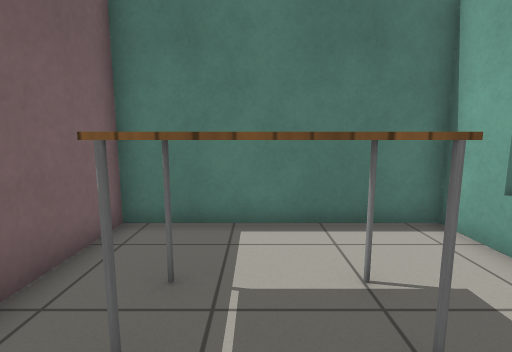
view 1 (above)

14 first-person views from a walk through a world built for the Gazebo simulator. The camera is 1 m above the floor, tilts 8° down and sees 85° across. The floor is counted in squares, 0.5 m on a side. Each view is taken from the middle of a square. On the plan, view 1 faces up. The plan holds only what a view shows up to about 16 squares ahead; the rest is blank. The robots in the file are not drawn. Simple patterns stand in for the simulator's built-in surfaces.

view 2
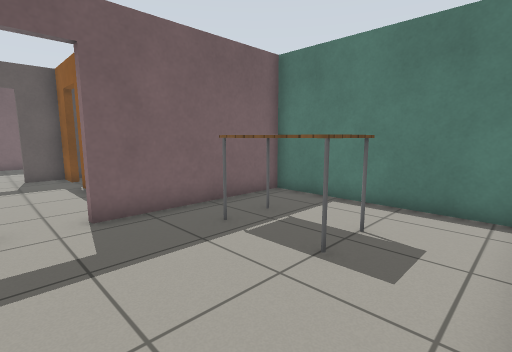

view 3
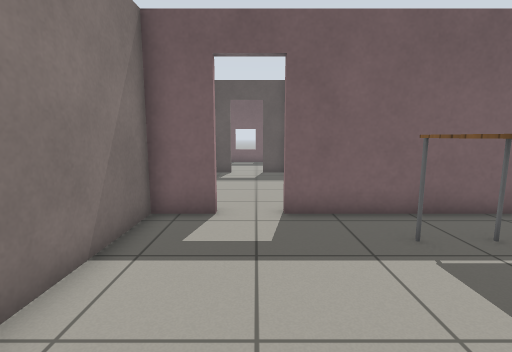

view 4
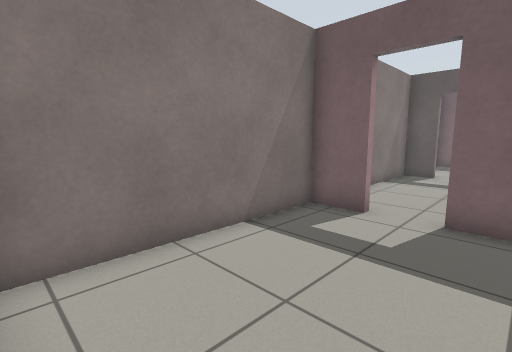

view 5
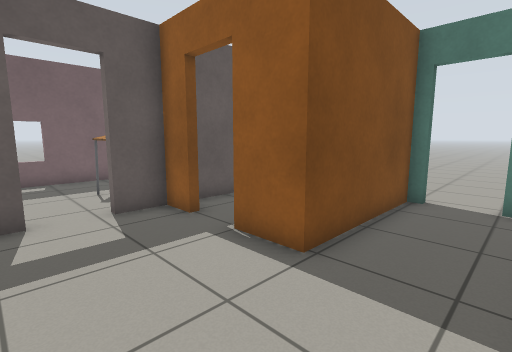

view 6
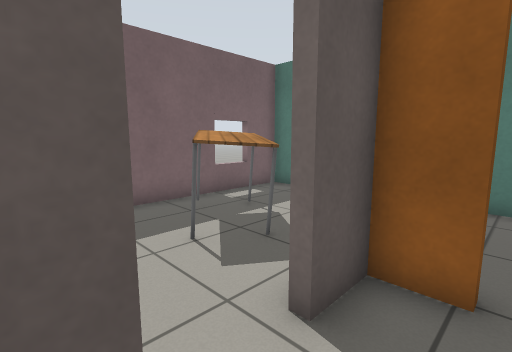

view 7
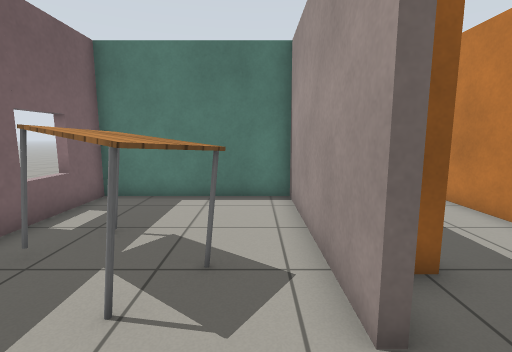

view 8
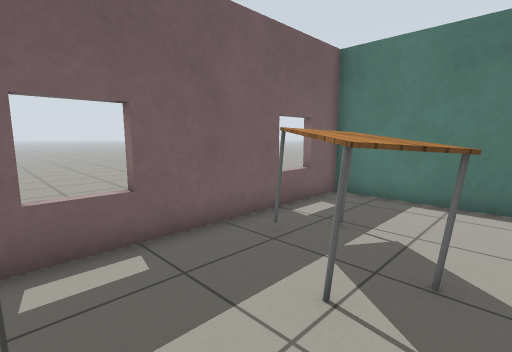

view 9
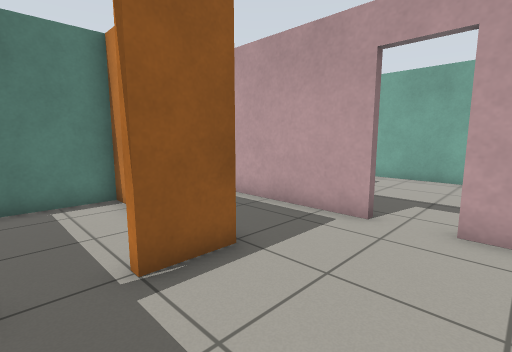

view 10
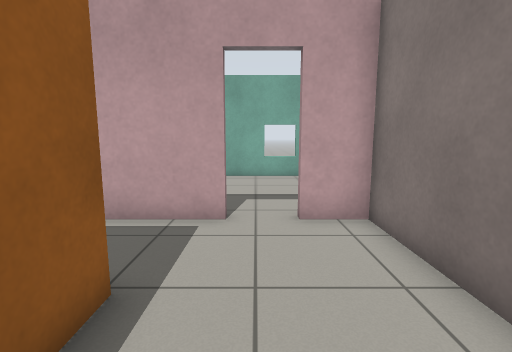

view 11
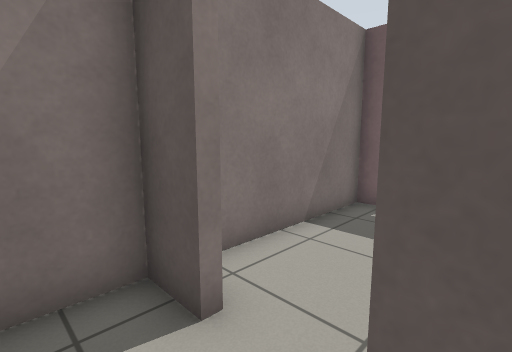

view 12
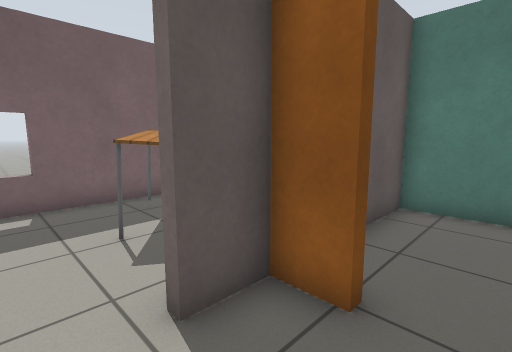

view 13
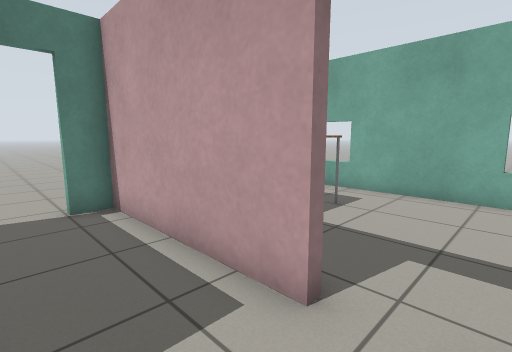

view 14
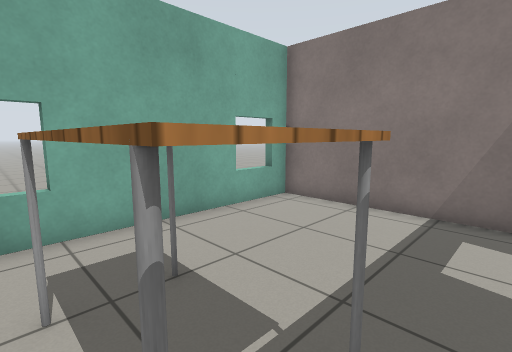

### Floor plan
Points are (right, up) in squares from view 1. A wall is a line through its corners. A room is listed if a view was taken in it or the views show most of it. See-through windows are left out.
Room 1 (views 1, 2, 3, 4, 14)
walls: (-3.1, -2) (-3.1, -3.7) (4.3, -3.7) (4.3, 6.3) (-3.1, 6.3) (-3.1, -0.3)
ways out: open door at (-3, -1.5) to room 2
objects: table (-1, 2) to (1, 3)
Room 2 (views 5, 6, 9, 10, 11, 12, 13)
walls: (-10.3, 0.9) (-11.6, 0.9) (-11.6, -0.6); (-3.4, -0.3) (-3.4, 6.3) (-4.5, 6.3); (-11.6, -2.4) (-11.6, -3.7) (-3.4, -3.7) (-3.4, -2); (-6.1, 6.3) (-6.7, 6.3) (-6.7, 0.9) (-8.5, 0.9)
ways out: open door at (-3, -1.5) to room 1; open door at (-12, -1.5) to room 3; open door at (-9.5, 1) to room 4; open door at (-5.3, 6.3)
Room 3 (views 7, 8)
walls: (-11.9, -0.6) (-11.9, 6.3) (-18.1, 6.3) (-18.1, -3.7) (-12.9, -3.7)
ways out: open door at (-12, -1.5) to room 2
objects: table (-17, 0) to (-14, 3)
Room 4 (no view inside)
walls: (-7, 3.4) (-7, 6.3) (-11.6, 6.3) (-11.6, 1.4)
ways out: open door at (-9.5, 1) to room 2

Positions as (right, up) in squares from view 1, and headings:
1: (0, 0), facing up
2: (4, -2), facing up-left
3: (4, -1), facing left
4: (4, 1), facing down-left
5: (-4, -3), facing up-left
6: (-10, -3), facing up-left
7: (-13, -3), facing up
8: (-13, -3), facing up-left
9: (-10, -3), facing up-right
10: (-10, -1), facing right
11: (-10, 0), facing down-left
12: (-9, -2), facing up-left
13: (-6, -2), facing up-right
14: (-2, 4), facing down-right
